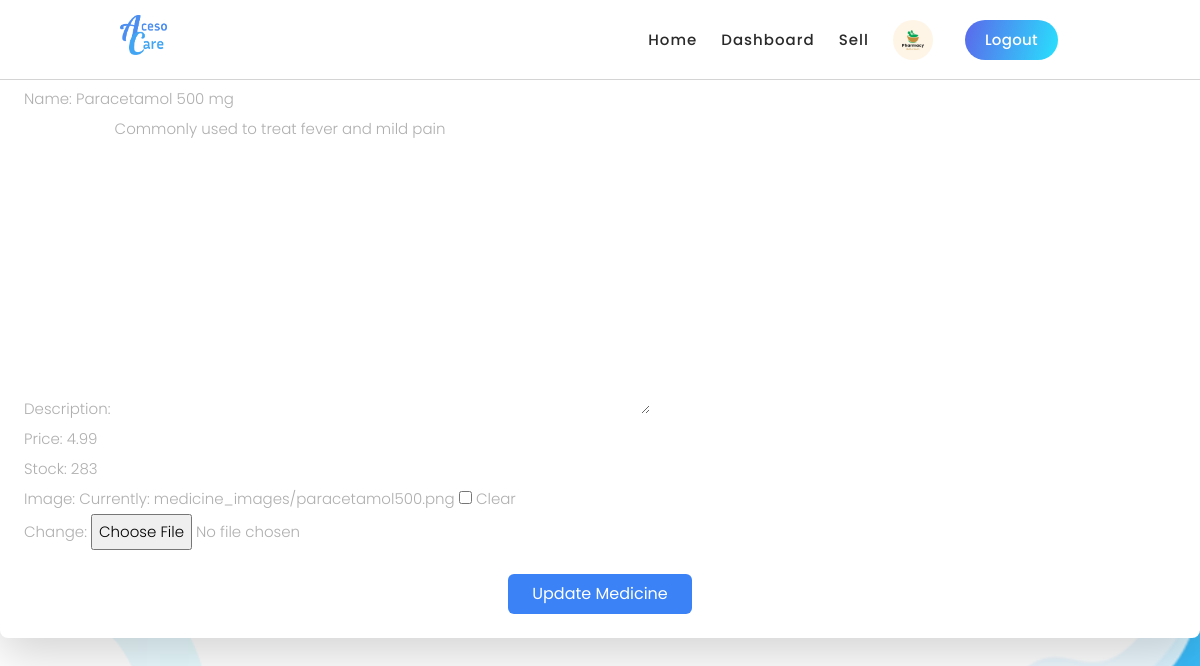
The page /pharmacist/manage_medicines/1/edit/ (signed in) on the database its author committed.
### healthPrediction/models.py (models this page shows, shortened)
class PharmacistProfile(models.Model):
    pharmacist_id = models.IntegerField(primary_key=True)
    user = models.ForeignKey(User, on_delete=models.CASCADE)
    pharmacy_name = models.CharField(max_length=64, null=True, blank=True)
    pharmacy_city = models.CharField(max_length=64, null=True, blank=True)
    phone_number = models.CharField(max_length=15, null=True, blank=True)
    latitude = models.DecimalField(max_digits=10, decimal_places=7, null=True, blank=True)
    longitude = models.DecimalField(max_digits=10, decimal_places=7, null=True, blank=True)
    profile_photo = models.ImageField(upload_to='pharmacist_photos/', null=True, blank=True)

class Medicine(models.Model):
    pharmacist = models.ForeignKey(User, on_delete=models.CASCADE, limit_choices_to={'role': 'PHARMACIST'})
    name = models.CharField(max_length=100)
    description = models.TextField()
    price = models.DecimalField(max_digits=10, decimal_places=2)
    stock = models.IntegerField()
    image = models.ImageField(upload_to='medicine_images/', null=True, blank=True)

### healthPrediction/views.py (the view)
# urls.py: path('pharmacist/manage_medicines/<int:medicine_id>/edit/', views.edit_medicine, name='edit_medicine'),
def edit_medicine(request, medicine_id):
    if not request.user.is_authenticated:
        page_name = "Edit Medicines"
        message = f"You have to login to access {page_name}"
        messages.add_message(request, messages.INFO, message)
        return HttpResponseRedirect(reverse('pharmacist_login'))
    elif not request.user.role == 'PHARMACIST':
        usertype = "Pharmacist"
        return render(request, PATIENT_DIR + 'error.html', {'usertype': usertype})
    medicine = get_object_or_404(Medicine, id=medicine_id, pharmacist=request.user)
    if request.method == 'POST':
        form = MedicineForm(request.POST, request.FILES, instance=medicine)
        if form.is_valid():
            form.save()
            return redirect('manage_medicines')
    else:
        form = MedicineForm(instance=medicine)
    return render(request, PHARMACIST_DIR +  'edit_medicine.html', {'form': form})

### healthPrediction/forms.py
class MedicineForm(forms.ModelForm):
    class Meta:
        model = Medicine
        fields = ['name', 'description', 'price', 'stock', 'image']

### healthPrediction/context_processors.py (called while the page is built)
def profile_context_processor(request):
    profile = None
    if request.user.is_authenticated:
        if request.user.role == 'PATIENT':
            profile = PatientProfile.objects.get(user=request.user)
        elif request.user.role == 'DOCTOR':
            profile = DoctorProfile.objects.get(user=request.user)
        elif request.user.role == 'PHARMACIST':
            profile = PharmacistProfile.objects.get(user=request.user)
    return {'profile': profile}

### healthPrediction/templates/pharmacist/edit_medicine.html (shortened to what this page needs)
{% extends './layout.html' %}
{% block body %}
<div class="bg-white p-6 rounded-lg shadow-lg">
    <h1 class="text-3xl font-bold mb-4 text-center">Edit Medicine</h1>
    <form method="post" enctype="multipart/form-data">
        {{ form.as_p }}
        <div class="text-center mt-4">
            <button type="submit" class="bg-blue-500 text-white py-2 px-4 rounded hover:bg-blue-700 transition duration-300">Update Medicine</button>
        </div>
    </form>
</div>
{% endblock %}

### healthPrediction/templates/pharmacist/layout.html (shortened to what this page needs)
{% load static %}
<!DOCTYPE html>
<html lang="en">
<head>
    <link href="https://cdn.jsdelivr.net/npm/tailwindcss@2.2.19/dist/tailwind.min.css" rel="stylesheet">
    <link href="https://cdn.jsdelivr.net/npm/bootstrap@5.4.3/dist/css/bootstrap.min.css" rel="stylesheet">
    <link rel="stylesheet" href="https://cdnjs.cloudflare.com/ajax/libs/font-awesome/4.7.0/css/font-awesome.min.css">
    <link rel="stylesheet" href="{% static 'healthPrediction/css/Navbar.css' %}">
    <link rel="stylesheet" href="{% static 'healthPrediction/css/index.css' %}">
    <link rel="stylesheet" href="{% static 'healthPrediction/css/animated.css' %}">
    <link rel="stylesheet" href="{% static 'healthPrediction/css/owl.css' %}">
    <script src="https://cdn.tailwindcss.com"></script>
</head>
<body>
    <header class="header-area header-sticky wow slideInDown flex bg-white" data-wow-duration="0.75s" data-wow-delay="0s">
        <div class="container">
          <div class="row">
            <div class="col-12">
              <nav class="main-nav">
                <a href="{% url 'landing' %}" class="logo max-h-10">
                  <img src="{% static 'healthPrediction/media/landing_page/logo.png' %}" alt="AcesoCare logo" class="max-h-full h-10">
                </a>
                <ul class="nav">
                    <li class="scroll-to-section"><a href="{% url 'pharmacist_index' %}" id="nav-welcome">Home</a></li>
                    <li class="scroll-to-section"><a href="{% url 'pharmacist_dashboard' %}">Dashboard</a></li>
                    <li class="scroll-to-section"><a href="{% url 'manage_medicines' %}">Sell</a></li>
                    {% if user.is_authenticated %}
                        <li class="scroll-to-section">
                            <a href="{% url 'profile' %}">
                                <img src="{{ profile.profile_photo.url }}" alt="{{ user.username }}" class="w-10 h-10 rounded-full">
                            </a>
                        </li>
                        <li><div class="gradient-button"><a id="modal_trigger" href="{% url 'pharmacist_logout' %}"><i src="{% static 'healthPrediction/media/landing_page/logout.png' %}" alt="Chain App Dev"></i> Logout</a></div></li>
                    {% endif %}
                </ul>
              </nav>
            </div>
          </div>
        </div>
    </header>
    <main class="min-h-screen">
        {% block body %}
        {% endblock %}
    </main>
</body>
</html>

### healthPrediction/static/healthPrediction/css/Navbar.css (style rules this page uses)
body { background-image: url('../media/landing_page/backgroundblue.png') !important; background-size: cover !important; background-repeat: no-repeat !important; background-attachment: fixed !important; background-position: center !important; min-height: 100vh !important; margin: 0 !important; font-family: "Poppins", sans-serif !important; }
.logo { margin-left: 20px; margin-top: 5px; }
.container { margin-top: 10px; }
.nav { margin-right: 30px !important; margin-top: 10px !important; max-height: 20px !important; }
.header-area { max-height: 20px !important; padding-bottom: 20px!important; }

### healthPrediction/static/healthPrediction/css/index.css (style rules this page uses)
html, body, div, span, applet, object, iframe, h1, h2, h3, h4, h5, h6, p, blockquote, div pre, a, abbr, acronym, address, big, cite, code, del, dfn, em, font, img, ins, kbd, q, s, samp, small, strike, strong, sub, sup, tt, var, b, u, i, center, dl, dt, dd, ol, ul, li, figure, header, nav, section, article, aside, footer, figcaption { margin: 0; padding: 0; border: 0; outline: 0; }
ul, li { padding: 0; margin: 0; list-style: none; }
header, nav, section, article, aside, footer, hgroup { display: block; }
* { box-sizing: border-box; }
html, body { font-family: 'Roboto', sans-serif; font-weight: 400; background-color: #fff; -ms-text-size-adjust: 100%; -webkit-font-smoothing: antialiased; -moz-osx-font-smoothing: grayscale; }
a { text-decoration: none !important; }
h1, h2, h3, h4, h5, h6 { margin-top: 0px; margin-bottom: 0px; }
ul { margin-bottom: 0px; }
p { font-size: 15px; line-height: 30px; font-weight: 300; color: #afafaf; }
img { width: 100%; overflow: hidden; }
html, body { background: #fff; font-family: 'Roboto', sans-serif; }
.gradient-button a { display: inline-block !important; padding: 0px 20px !important; color: #fff !important; text-transform: capitalize; font-size: 15px; background: rgb(19,175,240); background: linear-gradient(105deg, rgba(91,104,235,1) 0%, rgba(40,225,253,1) 100%); border-radius: 23px; font-weight: 500 !important; letter-spacing: 0.3px !important; transition: all .5s; }
.header-area { background-color: transparent; border-bottom: 1px solid rgba(42,42,42,0.2); position: absolute; left: 0px; right: 0px; z-index: 100; height: 100px; -webkit-transition: all .5s ease 0s; -moz-transition: all .5s ease 0s; -o-transition: all .5s ease 0s; transition: all .5s ease 0s; }
.header-area .main-nav { min-height: 80px; background: transparent; }
.header-area .main-nav .logo { float: left; -webkit-transition: all 0.3s ease 0s; -moz-transition: all 0.3s ease 0s; -o-transition: all 0.3s ease 0s; transition: all 0.3s ease 0s; }
.header-area .main-nav .logo { line-height: 100px; float: left; -webkit-transition: all 0.3s ease 0s; -moz-transition: all 0.3s ease 0s; -o-transition: all 0.3s ease 0s; transition: all 0.3s ease 0s; }
.header-area .main-nav .nav { float: right; margin-top: 30px; margin-right: 0px; background-color: transparent; -webkit-transition: all 0.3s ease 0s; -moz-transition: all 0.3s ease 0s; -o-transition: all 0.3s ease 0s; transition: all 0.3s ease 0s; position: relative; z-index: 999; }
.header-area .main-nav .nav li { padding-left: 20px; padding-right: 20px; }
.header-area .main-nav .nav li:last-child a , .background-header .main-nav .nav li:last-child a, .header-area .main-nav .nav li:nth-child(6) a , .background-header .main-nav .nav li:nth-child(6) a { padding: 0px 20px !important; font-weight: 400; }
.header-area .main-nav .nav li a { display: block; font-weight: 500; font-size: 15px; color: #2a2a2a; text-transform: capitalize; -webkit-transition: all 0.3s ease 0s; -moz-transition: all 0.3s ease 0s; -o-transition: all 0.3s ease 0s; transition: all 0.3s ease 0s; height: 40px; line-height: 40px; border: transparent; letter-spacing: 1px; }
.header-area.header-sticky { min-height: 80px; }
.header-area .nav { margin-top: 30px; }
@media (max-width: 1200px) { .header-area .main-nav .nav li { padding-left: 12px; padding-right: 12px; } }
@media (max-width: 1200px) { .header-area .main-nav:before { display: none; } }
@media (min-width: 767px) { .header-area .main-nav .nav { display: flex !important; } }
@media (max-width: 1200px) { .header-area .main-nav .nav li:last-child { padding-left: 20px; } }

### rows shown on the page
PharmacistProfile: profile_photo (picture)
Medicine: name "Paracetamol 500 mg", description "Commonly used to treat fever and mild pain", price "4.99", stock "283"
